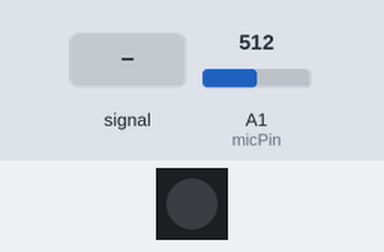
The sketch below on a simulated Arduino Uno, built with avr-gcc and run on an emulated ATmega328P. Shown: 1 RGB LEDs in strip order, left to right. Inputs (shaded band) come from the test bench; at power-on: A1 (micPin) = 512. Dim RGB values are drawn brighter than linear.

Above: at 1.2 s.
1.3 s: A1 (micPin) fed a 200 Hz sine of ±255 counts around its level
At 2.0 s:
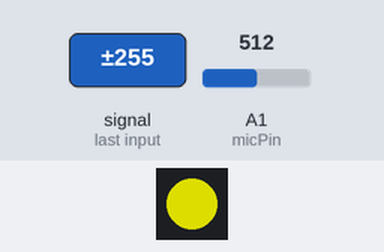
2.8 s: A1 (micPin) fed a 1000 Hz sine of ±255 counts around its level
At 3.2 s:
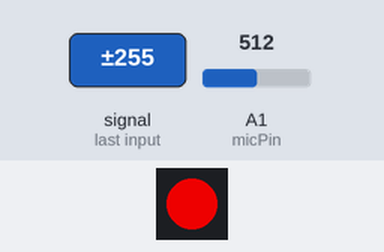
4.3 s: A1 (micPin) set to 716
At 5.6 s:
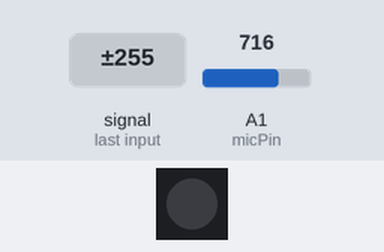
Timing chart, 0 to 7.3 s (numbered marks = the images above; inputs shaded):
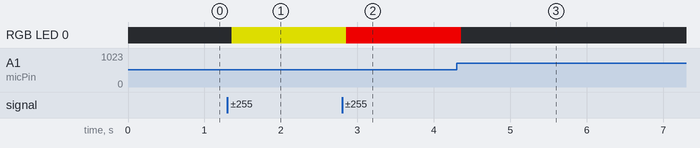

The sketch:

Geekforest_gemma2.ino
```cpp
//these are libraries!
//they include special code that lets our Gemma talk to our NeoPixels
#include <Adafruit_NeoPixel.h>
#include <avr/power.h>

//where our mic is located
int micPin = A1;

//where our NeoPixels are located
int pixelPin = 1;

//how many NeoPixels we have
int numberPixels = 1;

//name our NeoPixels pixels
//create a NeoPixel object by giving it information about itself
Adafruit_NeoPixel pixels = Adafruit_NeoPixel(numberPixels, pixelPin, NEO_GRB + NEO_KHZ800);

//how often our microcontroller checks for volume
int sampleWindow = 50;
int delayval = 50;

void setup() {
  // Neopixel code specifically for Gemma
  if (F_CPU == 16000000) clock_prescale_set(clock_div_1);

  // the microphone is our input
  pinMode(micPin, INPUT);

  // tell the NeoPixels to start
  pixels.begin();

}

void loop() {

  // This code averages readings from mic,
  // so they will be more accurate
  unsigned long startMillis = millis();
  int amplitude;
  int prevMicReading = analogRead(micPin);
  int maxReading = 0;
  int minReading = 1024;
  int sampleCount = 0;
  unsigned long totalDiff = 0;

  // take sample of readings
  while (millis() - startMillis < sampleWindow) {
    int newReading = analogRead(micPin);
    int difference = abs(prevMicReading - newReading);
    totalDiff += difference;
    prevMicReading = newReading;
    sampleCount++;
  }

  // get averages from sample
  float averageVolume = totalDiff / sampleCount;

  // based on averages, set color of Neopixel
  if (averageVolume > 30) {
    pixels.setPixelColor(0, pixels.Color(200, 0, 0)); //red
    pixels.show(); // updates pixel color
    delay(delayval); // wait before changing color again
  } else if (averageVolume > 20) {
    pixels.setPixelColor(0, pixels.Color(150, 150, 0)); //yellow
    pixels.show();
    delay(delayval);
  } else if (averageVolume > 10) {
    pixels.setPixelColor(0, pixels.Color(50, 150, 0)); //green
    pixels.show();
    delay(delayval);
  } else {
    pixels.setPixelColor(0, pixels.Color(0, 0, 0)); //off
    pixels.show();
    delay(delayval);
  }

}
```

Measured:
- after the input at 1.3 s, RGB LED 0: off → RGB(150, 150, 0) after 0.05 s
- after the input at 2.8 s, RGB LED 0: RGB(150, 150, 0) → RGB(200, 0, 0) after 0.06 s
- after the input at 4.3 s, RGB LED 0: RGB(200, 0, 0) → off after 0.06 s
